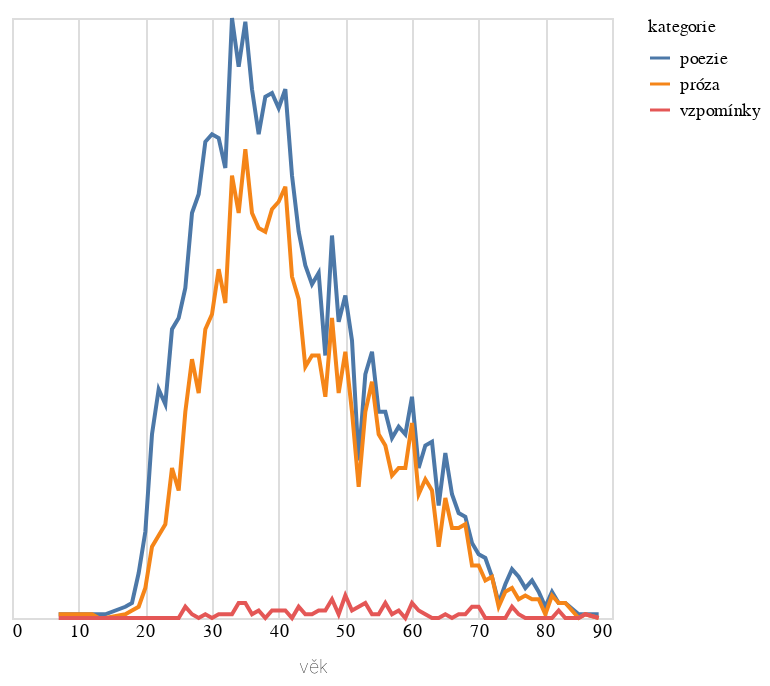

This figure's notebook cell:
### Code cell
do_grafu2 = do_grafu.filter(pl.col("rok").is_between(1875,1925)).group_by(["vek","kategorie"]).len().rename({"len":"počet","vek":"věk"})

alt.Chart(do_grafu2.to_pandas()).mark_line().encode(
    alt.X('věk:Q').axis(domain=False, tickSize=0),
    alt.Y('počet:Q').stack('zero').axis(None),
    alt.Color('kategorie:N')
)

### Figure 1 — Vega-Lite specification as saved in the notebook (floating-point values rounded to 4 significant figures; data arrays with more than 128 entries replaced by an {"elided": "..."} marker saying what was removed)
{"config": {"title": {"font": "Noticia Text", "fontSize": 12, "anchor": "start", "lineHeight": 19, "fontWeight": "bolder", "subtitleFont": "Noticia Text", "subtitleFontSize": 10, "subtitleLineHeight": 15, "subtitlePadding": 10, "dy": -10}, "axis": {"labelFont": "Asap", "titleFont": "Asap", "fontWeight": "lighter", "titleFontWeight": "lighter", "labelFontSize": 9, "titleFontSize": 9, "labelPadding": 2, "titlePadding": 9, "domainOpacity": 0, "tickColor": "#DCDDD6"}, "legend": {"labelFont": "Asap", "labelFontWeight": "normal", "titleFont": "Asap", "titleFontWeight": "normal", "labelFontSize": 9, "titleFontSize": 9}}, "data": {"name": "data-c093b1adcab5931f6ea3299db81addb8"}, "mark": {"type": "line"}, "encoding": {"color": {"field": "kategorie", "type": "nominal"}, "x": {"axis": {"domain": false, "tickSize": 0}, "field": "věk", "type": "quantitative"}, "y": {"axis": null, "field": "počet", "stack": "zero", "type": "quantitative"}}, "$schema": "https://vega.github.io/schema/vega-lite/v5.8.0.json", "datasets": {"data-c093b1adcab5931f6ea3299db81addb8": {"elided": "178 records"}}}
